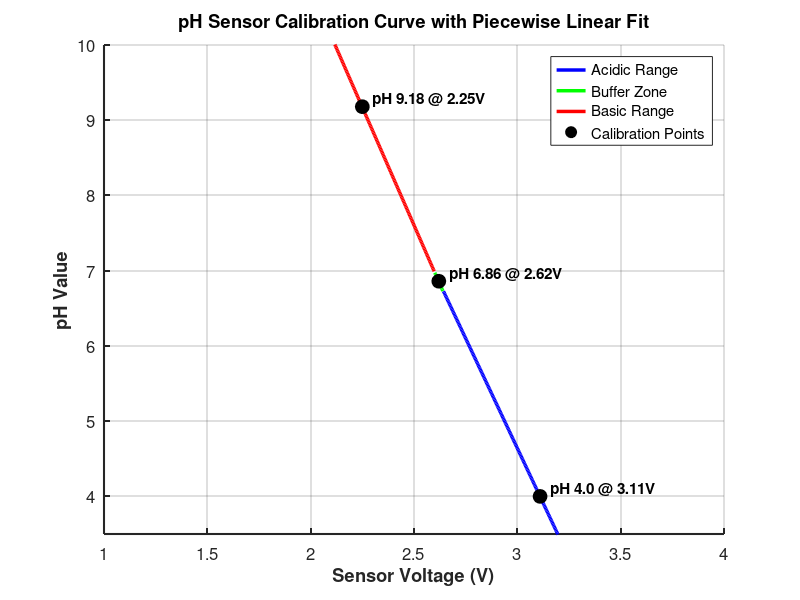
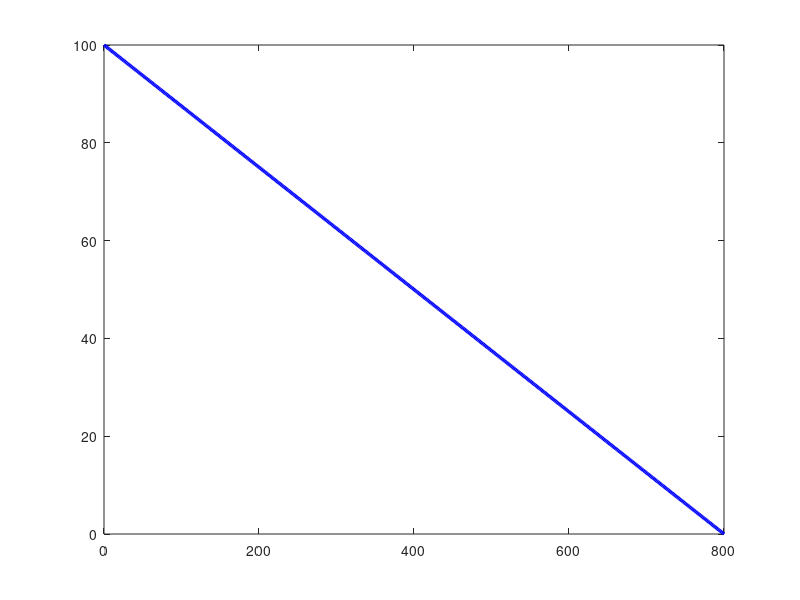

MATLAB code to generate these figures, in order: (Note: this script raises an error after producing the figures.)
%% Water Quality Sensor Calibration and Visualization
% Authors: Khalid Hossain, Soumik Saha
% Description: Calibration curves for pH and turbidity sensors used in
%              IoT-based fish farm water monitoring system

clear; clc; close all;

%% ========== pH Sensor Calibration ==========

% Calibration data points (voltage, pH)
voltages = [3.11, 2.62, 2.25];
pH_values = [4.00, 6.86, 9.18];

% Voltage range for plotting (1V to 4V)
v = linspace(1.0, 4.0, 1000);

% Calibration constants
V_THRESHOLD = 2.62;  % Voltage at pH 6.86
V_BUFFER = 0.02;     % ±0.02V deadband

% Separate voltage regions
v_high = v(v > (V_THRESHOLD + V_BUFFER));
v_buffer = v(v >= (V_THRESHOLD - V_BUFFER) & v <= (V_THRESHOLD + V_BUFFER));
v_low = v(v < (V_THRESHOLD - V_BUFFER));

% Calculate pH for each region
pH_high = -5.84 * v_high + 22.16;  % High voltage region (acidic pH)
pH_low = -6.27 * v_low + 23.28;     % Low voltage region (basic pH)

% Interpolated buffer zone for smooth transition
pH_buffer = zeros(size(v_buffer));
for i = 1:length(v_buffer)
    pH1 = -5.84 * v_buffer(i) + 22.16;
    pH2 = -6.27 * v_buffer(i) + 23.28;
    weight = (v_buffer(i) - (V_THRESHOLD - V_BUFFER)) / (2 * V_BUFFER);
    pH_buffer(i) = pH1 * (1 - weight) + pH2 * weight;
end

% Plot pH calibration curve
figure('Name', 'pH Sensor Calibration');
hold on;

% Plot different regions with distinct colors
plot(v_high, pH_high, 'b-', 'LineWidth', 2.5, 'DisplayName', 'Acidic Range');
plot(v_buffer, pH_buffer, 'g-', 'LineWidth', 2.5, 'DisplayName', 'Buffer Zone');
plot(v_low, pH_low, 'r-', 'LineWidth', 2.5, 'DisplayName', 'Basic Range');

% Mark calibration points
plot(voltages, pH_values, 'ko', 'MarkerSize', 10, ...
     'MarkerFaceColor', 'k', 'DisplayName', 'Calibration Points');

% Annotate calibration points
labels = {'pH 4.0 @ 3.11V', 'pH 6.86 @ 2.62V', 'pH 9.18 @ 2.25V'};
for i = 1:length(voltages)
    text(voltages(i) + 0.05, pH_values(i), labels{i}, ...
         'VerticalAlignment', 'bottom', 'FontSize', 11, 'FontWeight', 'bold');
end

% Formatting
xlabel('Sensor Voltage (V)', 'FontSize', 14, 'FontWeight', 'bold');
ylabel('pH Value', 'FontSize', 14, 'FontWeight', 'bold');
title('pH Sensor Calibration Curve with Piecewise Linear Fit', ...
      'FontSize', 16, 'FontWeight', 'bold');
grid on;
legend('Location', 'northeast', 'FontSize', 12);
xlim([1.0, 4.0]);
ylim([3.5, 10.0]);
set(gca, 'FontSize', 12, 'LineWidth', 1.5);

%% ========== Turbidity Sensor Calibration ==========

% Calibration endpoints
analog_clean = 800;  % Clean water (0% turbidity)
analog_dirty = 0;    % Dirty water (100% turbidity)

% Generate analog values (dirty to clean)
analog_values = linspace(analog_dirty, analog_clean, 500);

% Linear mapping: higher ADC = cleaner water = lower turbidity %
turbidity_percent = 100 * (analog_clean - analog_values) / ...
                    (analog_clean - analog_dirty);

% Alert threshold
threshold = 30;  % 30% turbidity threshold
analog_threshold = analog_clean - (threshold / 100) * (analog_clean - analog_dirty);

% Plot turbidity calibration curve
figure('Name', 'Turbidity Sensor Calibration');
plot(analog_values, turbidity_percent, 'b-', 'LineWidth', 2.5);
hold on;

% Mark threshold lines
yline(threshold, 'r--', 'LineWidth', 2, 'DisplayName', '30% Alert Threshold');
xline(analog_threshold, 'r--', 'LineWidth', 2, 'HandleVisibility', 'off');

% Mark calibration endpoints
plot([analog_dirty, analog_clean], [100, 0], 'ko', ...
     'MarkerSize', 10, 'MarkerFaceColor', 'k', 'DisplayName', 'Calibration Points');

% Annotations
text(analog_threshold + 30, threshold + 5, ...
     sprintf('Alert at %d%% (ADC = %d)', threshold, round(analog_threshold)), ...
     'Color', 'red', 'FontSize', 11, 'FontWeight', 'bold');

% Formatting
xlabel('Analog Sensor Value (ADC)', 'FontSize', 14, 'FontWeight', 'bold');
ylabel('Turbidity (%)', 'FontSize', 14, 'FontWeight', 'bold');
title('Turbidity Sensor Calibration Curve', 'FontSize', 16, 'FontWeight', 'bold');
grid on;
legend('Location', 'SouthWest', 'FontSize', 12);
xlim([analog_dirty, analog_clean]);
ylim([0, 105]);
set(gca, 'FontSize', 12, 'LineWidth', 1.5);

%% ========== Save Figures ==========
% Uncomment to save as high-resolution images
% saveas(gcf(1), 'pH_calibration.png');
% saveas(gcf(2), 'turbidity_calibration.png');

fprintf('Calibration plots generated successfully.\n');
fprintf('pH range: %.1f - %.1f (Voltage: %.2fV - %.2fV)\n', ...
        min(pH_values), max(pH_values), min(voltages), max(voltages));
fprintf('Turbidity range: 0%% - 100%% (ADC: %d - %d)\n', ...
        analog_dirty, analog_clean);
